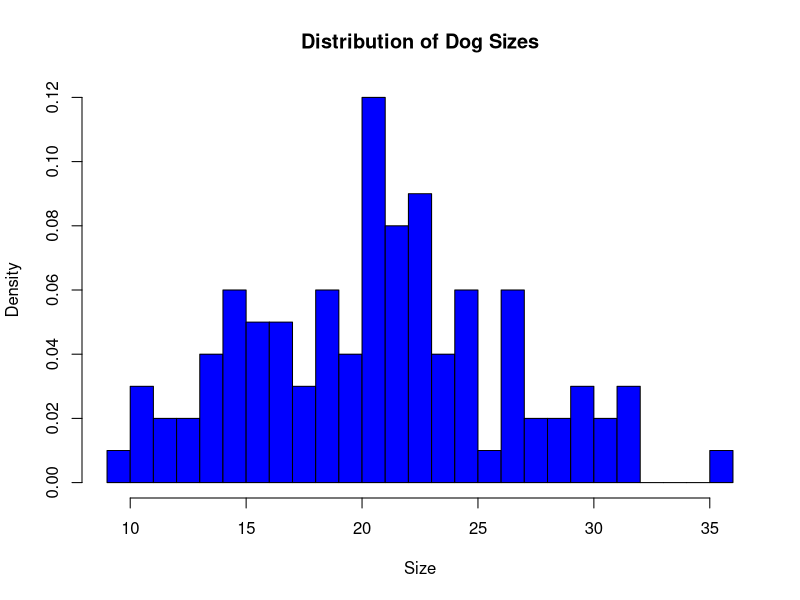
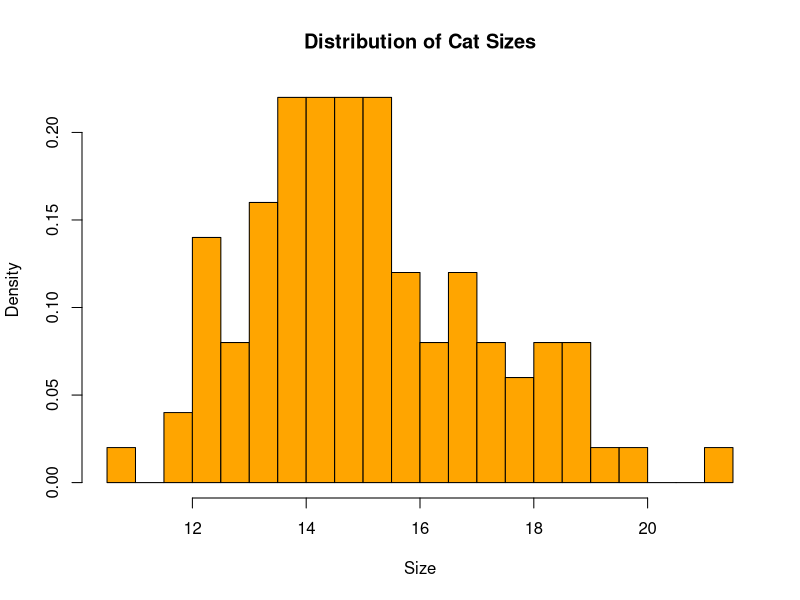
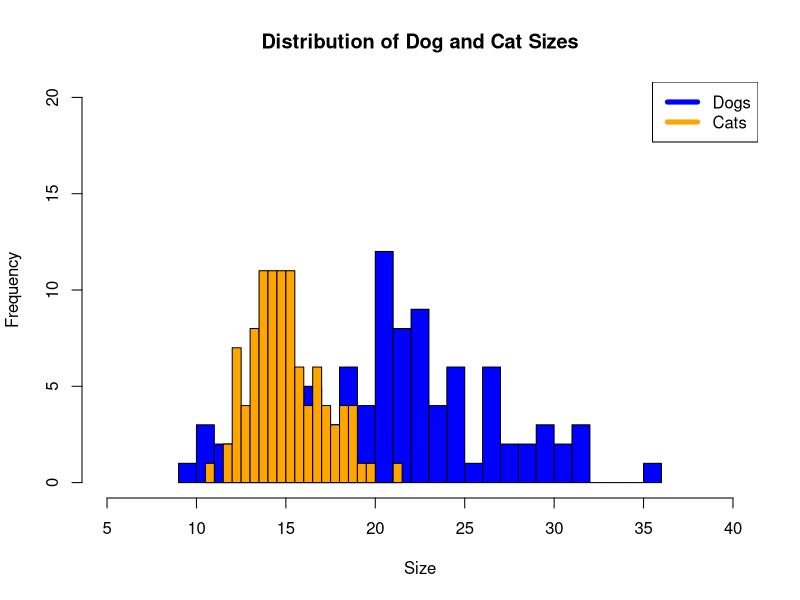

Write the R code that produced these figures, in order.
## ---- chunk 1
knitr::opts_chunk$set(echo = TRUE)
knitr::opts_chunk$set(warning = FALSE, message = FALSE) 
## ---- chunk 2
#Installing and loading libraries 
library(tidyverse)
library(dplyr)
library(ggplot2)
## ---- chunk 3
#nothing is ever truly random when "randomly" generated on a computer - always psuedo random
#set.seed(124) #can be used to get the same "random" sample consistently 
dog_sample = rnorm(100,20,5)
cat_sample = rnorm(100,15,2)

#random R tip #1: to view any variable, highligh it and Cmd+enter/Ctrl+enter 

#summarizing our data  
dog_mean <- mean(dog_sample)
dog_sd <- sd(dog_sample)

cat_mean <- mean(cat_sample)
cat_sd <- sd(cat_sample)

#visulizing data 
hist_dog <- hist(dog_sample,
main="Distribution of Dog Sizes",
xlab="Size",
col="blue",
alpha = 0.6, 
freq=FALSE,
breaks = 20
)
hist_cat <- hist(cat_sample,
main="Distribution of Cat Sizes",
xlab="Size",
col="orange",
alpha = 0.4, 
freq=FALSE,
breaks = 20
)

#in the same plot 
plot(hist_dog, xlim = c(5, 40), ylim = c(0,20), col = "blue", main = "Distribution of Dog and Cat Sizes", xlab = "Size") + plot(hist_cat, add = TRUE, col = "orange")
legend("topright", c("Dogs", "Cats"), col=c("blue", "Orange"), lwd=5)

## ---- chunk 4
#one line code for each type of test so that after assumptions, they can choose which one to use and use that? 
## ---- chunk 5

## ---- chunk 6

## ---- chunk 7
#t-test
